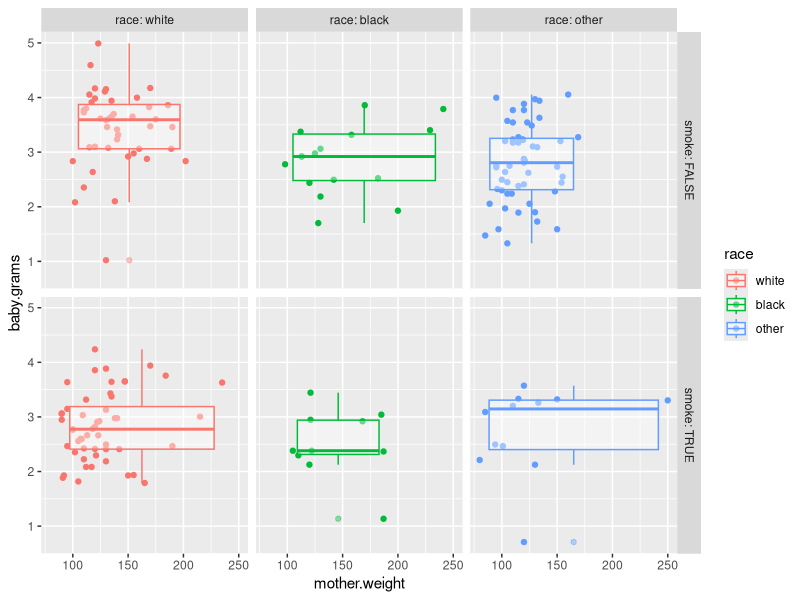
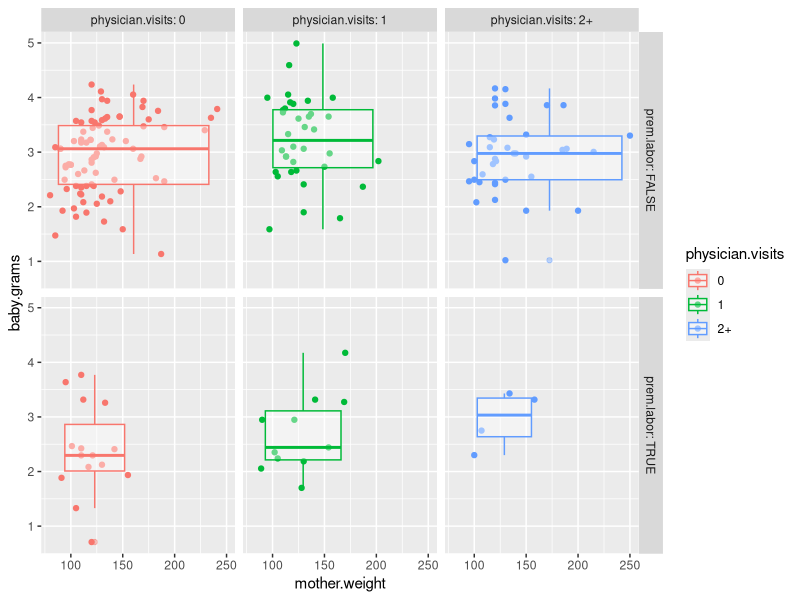
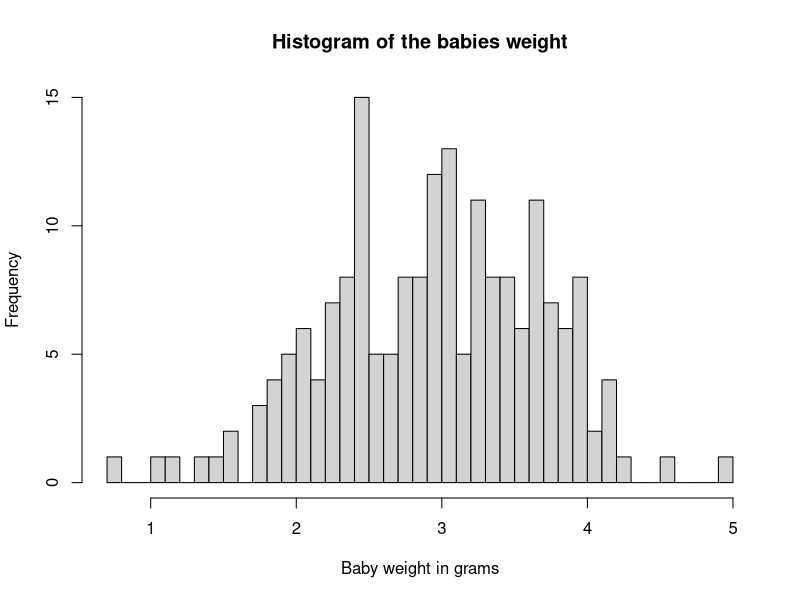
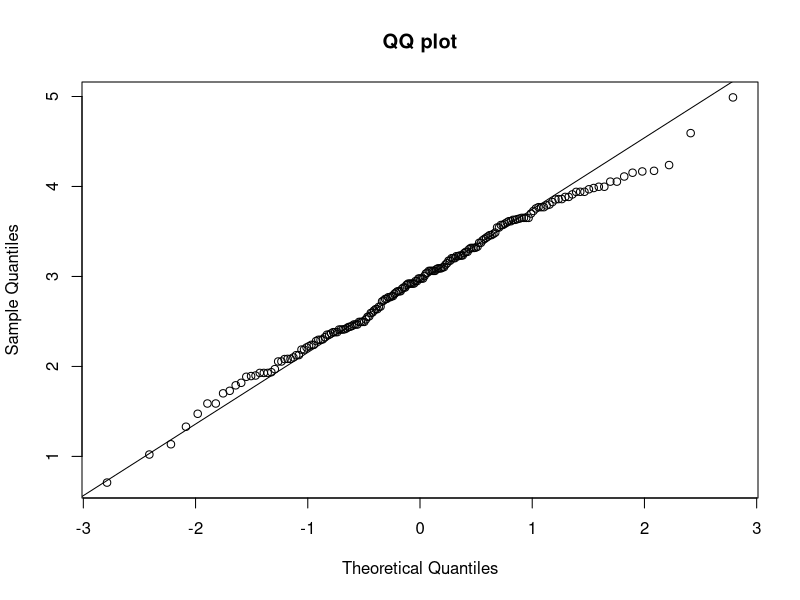
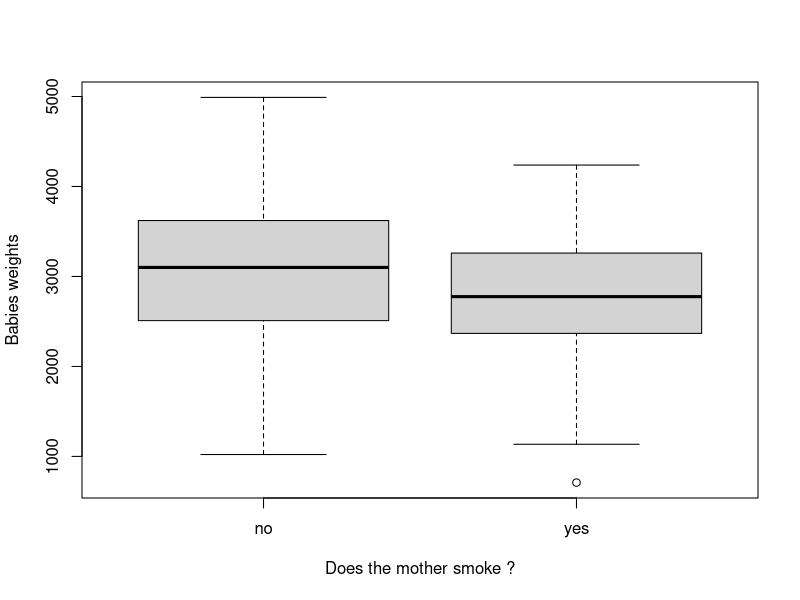
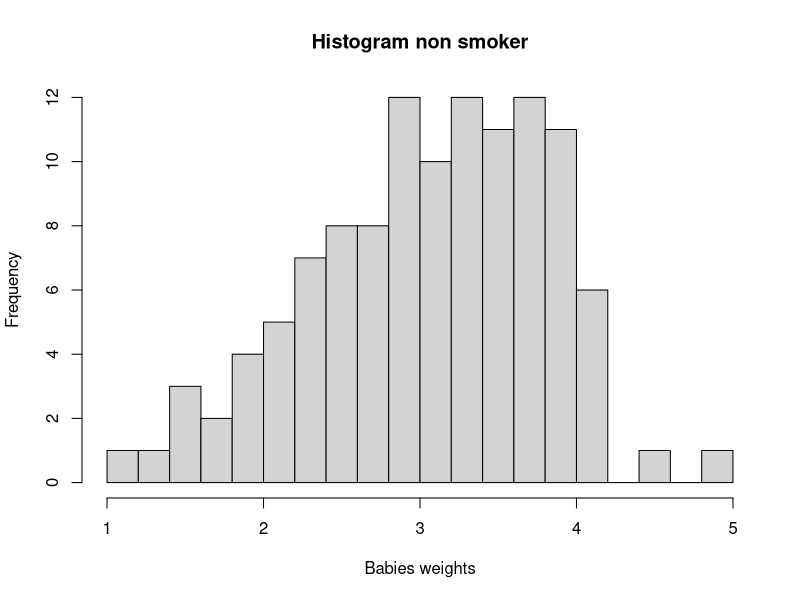
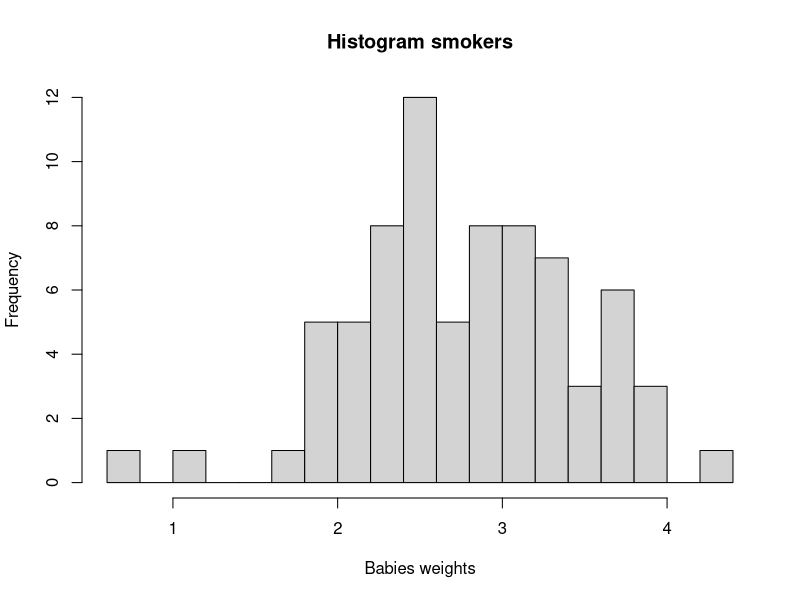
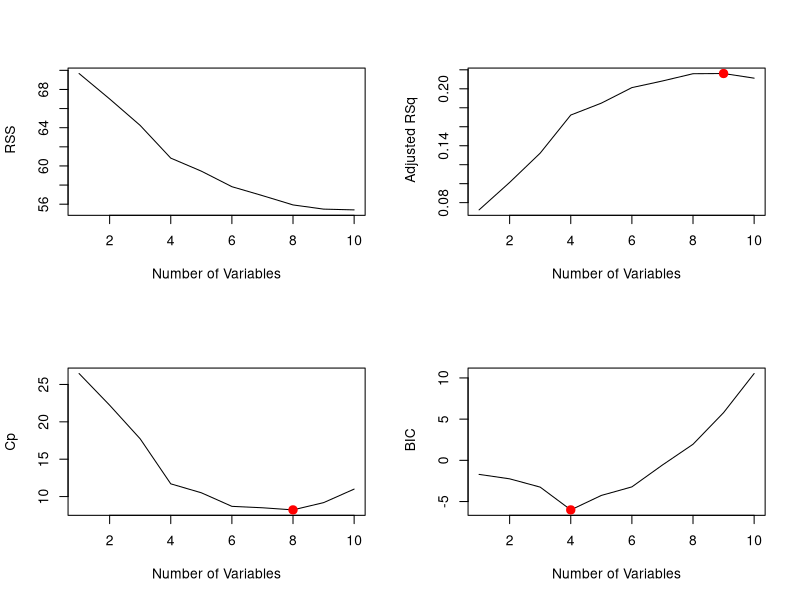

Recreate these plots in R, in order. (Note: this script raises an error after producing the figures.)
## ---- chunk 1
library(MASS)
data(birthwt)
bwt.grams <- with(birthwt, {
  bwt <- bwt/1000
  race <- factor(race, labels = c("white", "black", "other"))
  ptd <- factor(ptl > 0)
  ftv <- factor(ftv)
  levels(ftv)[-(1:2)] <- "2+"
  data.frame(bwt, age, lwt, race, smoke = (smoke > 0),
             ptd, ht = (ht > 0), ui = (ui > 0), ftv)
})
colnames(bwt.grams) <- c("baby.grams", "mother.age", 
                       "mother.weight", "race",
                       "smoke", "prem.labor", 
                       "hypertension", "uterine",
                       "physician.visits")
summary(bwt.grams)
## ---- chunk 2
cor(bwt.grams[,1:3])
## ---- chunk 3
library(ggplot2)
bw <- ggplot(bwt.grams, aes(mother.weight, baby.grams, colour = race)) + geom_point()
bw + geom_boxplot(alpha = 0.4) + facet_grid(smoke ~ race, scales = "fixed", labeller = label_both)
## ---- chunk 4
bw <- ggplot(bwt.grams, aes(mother.weight, baby.grams, colour = physician.visits)) + geom_point()
bw + geom_boxplot(alpha = 0.4) + facet_grid(prem.labor ~ physician.visits, scales = "fixed", labeller = label_both)
## ---- chunk 5
hist(bwt.grams$baby.grams, breaks=50, xlab='Baby weight in grams', main = 'Histogram of the babies weight')
## ---- chunk 6
qqnorm(bwt.grams$baby.grams, main="QQ plot")
qqline(bwt.grams$baby.grams)
## ---- chunk 7
shapiro.test(bwt.grams$baby.grams)
## ---- chunk 8
plot(factor(birthwt$smoke, labels=c('no', 'yes')), birthwt$bwt, xlab="Does the mother smoke ?", ylab="Babies weights")
## ---- chunk 9
hist(bwt.grams$baby.grams[bwt.grams$smoke==FALSE], breaks=20, main='Histogram non smoker', xlab="Babies weights")
hist(bwt.grams$baby.grams[bwt.grams$smoke==TRUE], breaks=20, main='Histogram smokers', xlab='Babies weights')
wilcox.test(bwt.grams$baby.grams ~ bwt.grams$smoke)
## ---- chunk 10
t.test(bwt.grams$baby.grams[bwt.grams$smoke==FALSE], bwt.grams$baby.grams[bwt.grams$smoke==TRUE])
## ---- chunk 11
#create train and test
set.seed(1)
train <- sample(1:nrow(bwt.grams), floor(0.75*nrow(bwt.grams)))
bwt.grams.train <- bwt.grams[train,]
bwt.grams.test <- bwt.grams[-train,]

library (leaps)
regfit.full=regsubsets(baby.grams~., bwt.grams.train, nvmax =19)
reg.summary = summary(regfit.full)
par(mfrow =c(2,2))
plot(reg.summary$rss ,xlab=" Number of Variables ",ylab=" RSS", type="l")
plot(reg.summary$adjr2 ,xlab =" Number of Variables ", ylab=" Adjusted RSq",type="l")
max.adjr2=which.max (reg.summary$adjr2)
points (max.adjr2, reg.summary$adjr2[max.adjr2], col ="red",cex =2, pch =20)


plot(reg.summary$cp ,xlab =" Number of Variables ", ylab="Cp", type='l')
min.cp= which.min (reg.summary$cp )
points (min.cp, reg.summary$cp[min.cp], col ="red",cex =2, pch =20)


min.bic = which.min(reg.summary$bic)
plot(reg.summary$bic ,xlab=" Number of Variables ",ylab=" BIC", type='l')
points (min.bic, reg.summary$bic [min.bic], col =" red",cex =2, pch =20)

## ---- chunk 12
par(mfrow =c(1,1))
plot(regfit.full ,scale ="Cp")


## ---- chunk 13

#Linear regression with the predictors selected by best subset
lm.fit = lm( baby.grams~ mother.weight+race+smoke+hypertension+uterine, data=bwt.grams.train)
summary(lm.fit)
## ---- chunk 14
par(mfrow = c(1, 1))
lm.fit.res= predict(lm.fit, bwt.grams.test)
mean((lm.fit.res -bwt.grams.test$baby.grams)^2)
#plot(bwt.grams.test$baby.grams,lm.fit.res)
#abline (0,1)

## ---- chunk 15

library(glmnet)
## Preparing the dataset for glmnet
bwt.x.train=model.matrix( baby.grams~., data=bwt.grams.train)[,-1]
bwt.y.train=bwt.grams.train$baby.grams

bwt.x.test=model.matrix( baby.grams~., data=bwt.grams.test)[,-1]
bwt.y.test=bwt.grams.test[,1]

grid.bwt =10^seq (-2,.5, length =100)
par(mfrow = c(2, 2))
## ---- chunk 16
# With alpha =0, glmnet computes the ridge

ridge =cv.glmnet(bwt.x.train,bwt.y.train,alpha =0, lambda =grid.bwt, nfolds=6)
ridge$lambda.min
ridge.opt = glmnet(bwt.x.train,bwt.y.train,alpha =0, lambda =ridge$lambda.min)
ridge.opt.res = predict(ridge.opt, s =ridge$lambda.min, newx=bwt.x.test)
mean((ridge.opt.res -bwt.y.test)^2)
## ---- chunk 17
# With alpha =1, glmnet computes the lasso

lasso =cv.glmnet(bwt.x.train,bwt.y.train,alpha =1, lambda =grid.bwt, nfolds=6)
par(mfrow = c(1, 2))
plot(lasso, main="Best MSE for lasso regression")
plot(ridge, main="Best MSE for ridge regression")
lasso$lambda.min
lasso.opt = glmnet(bwt.x.train,bwt.y.train,alpha =1, lambda =lasso$lambda.min)
lasso.opt.res = predict(lasso.opt, s =lasso$lambda.min, newx=bwt.x.test)
mean((lasso.opt.res -bwt.y.test)^2)
## ---- chunk 18
#Polynomial fit for best subset
poly.fit.1 = lm(baby.grams ~ hypertension + uterine + smoke + race  
                + poly(mother.weight, 2), data = bwt.grams.train)
mean((predict.lm(poly.fit.1, bwt.grams.test) - bwt.grams.test[,1])^2)
plot(sort(predict.lm(poly.fit.1, bwt.grams.test)), bwt.grams.test[,1], 
            xlab="Predicted Weight", ylab="Actual Weight", main="Predicted vs Actual")
## ---- chunk 19
poly.fit.2 = lm(baby.grams ~ hypertension + uterine + smoke + race  
                + poly(mother.weight, 3), data = bwt.grams.train)
mean((predict.lm(poly.fit.2, bwt.grams.test) - bwt.grams.test[,1])^2)

poly.fit.3 = lm(baby.grams ~ hypertension + uterine + smoke + race  
                + poly(mother.weight, 4), data = bwt.grams.train)
mean((predict.lm(poly.fit.3, bwt.grams.test) - bwt.grams.test[,1])^2)
## ---- chunk 20
poly.fit.4 = lm(baby.grams ~ hypertension + uterine + poly(mother.age,2)  
                + poly(mother.weight,3), data = bwt.grams.train)
mean((predict.lm(poly.fit.4, bwt.grams.test) - bwt.grams.test[,1])^2)
## ---- chunk 21
poly.fit.5 = lm(baby.grams ~ hypertension + uterine + smoke + prem.labor  
                + poly(mother.age,2) + poly(mother.weight,3), data = bwt.grams.train)
mean((predict.lm(poly.fit.5, bwt.grams.test) - bwt.grams.test[,1])^2)
## ---- chunk 22
poly.fit.6 = lm(baby.grams ~ hypertension + uterine + smoke + prem.labor  
                + poly(mother.age,2) + poly(mother.weight,9), data = bwt.grams.train)
mean((predict.lm(poly.fit.6, bwt.grams.test) - bwt.grams.test[,1])^2)
## ---- chunk 23
MSE = 1:13
for (k in 1:13)
{
  poly.fit = lm(baby.grams ~ hypertension + uterine + smoke + prem.labor  
                + poly(mother.age,2) + poly(mother.weight,k), data = bwt.grams.train)
  pred = predict(poly.fit, bwt.grams.test)
  mse = mean((pred-bwt.grams.test$baby.grams)^2)
  MSE[k] = mse
}
plot(c(1:13), MSE, type='b', main='Evolution of the MSE', xlab='Degree of Polynomial')
abline(MSE[9], 0, col='RED')
## ---- chunk 24
plot(sort(predict.lm(poly.fit.6, bwt.grams.test)), bwt.grams.test[,1], 
            xlab="Predicted Weight", ylab="Actual Weight", main="Predicted vs Actual")
## ---- chunk 25
library(splines)
poly.fit = lm(baby.grams ~ hypertension + uterine + smoke + prem.labor + poly(mother.age, 2) + poly(mother.weight, 9), data=bwt.grams.train)
pred = predict.lm(poly.fit, bwt.grams.test)
mse = mean((pred - bwt.grams.test[,1])^2)
mse
## ---- chunk 26
max_df = 20
MSE = 9:(max_df)
for (k in 9:max_df){
    splines.fit = lm(baby.grams ~ hypertension + uterine + smoke + prem.labor 
                     + bs(mother.weight, df=k, degree=9) + poly(mother.age, 2), 
                     data=bwt.grams.train)
    pred = predict(splines.fit, bwt.grams.test)
    mse = mean((pred-bwt.grams.test$baby.grams)^2)
    MSE[k-8] = mse
}
plot(9:max_df, MSE, xlab='Degrees of freedom', 
     ylab='Test MSE', 
     main='Evolution of the test MSE with the number of degrees of freedom', 
     type='b')
abline(.3214657, 0, col='RED')
legend("topleft", c('Best poly model'), col=c('RED'), lty=c(1))
## ---- chunk 27
max_df = 20
MSE = 3:(max_df)
for (k in 3:max_df){
    splines.fit = lm(baby.grams ~ hypertension + uterine + smoke + prem.labor 
                  + ns(mother.weight, df=k) + poly(mother.age, 2), 
                  data=bwt.grams.train)
    pred = predict(splines.fit, bwt.grams.test)
    mse = mean((pred-bwt.grams.test$baby.grams)^2)
    MSE[k-2] = mse
}
plot(3:max_df, MSE, xlab='Degrees of freedom', ylab='Test MSE', 
     main='Evolution of the test MSE withs the number of degrees of freedom', 
     type='b', ylim=c(0.3,0.45))
abline(.3214657, 0, col='RED')
legend("topleft", c('Best poly model'), col=c('RED'), lty=c(1))
## ---- chunk 28
library(gam)
MSE = 4:18
for (k in 4:18){
    gam.fit = gam(baby.grams ~ prem.labor+uterine+ hypertension + smoke 
                  + s(mother.weight, k) + poly(mother.age, 2), data=bwt.grams.train)
    pred = predict(gam.fit, bwt.grams.test)
    mse = mean((pred-bwt.grams.test$baby.grams)^2)
    MSE[k-3] = mse
}
plot(4:18, MSE, type='b', main='Evolution of the MSE', xlab='Degrees of freedom')
## ---- chunk 29
best_poly = lm(baby.grams ~ hypertension + uterine + smoke + prem.labor 
               + poly(mother.age, 2) + poly(mother.weight, 9), data=bwt.grams.train)

best_splines = lm(baby.grams ~ hypertension + uterine + smoke + prem.labor 
                  + ns(mother.weight, df=14) + poly(mother.age, 2), data=bwt.grams.train)

anova(best_poly, best_splines)
